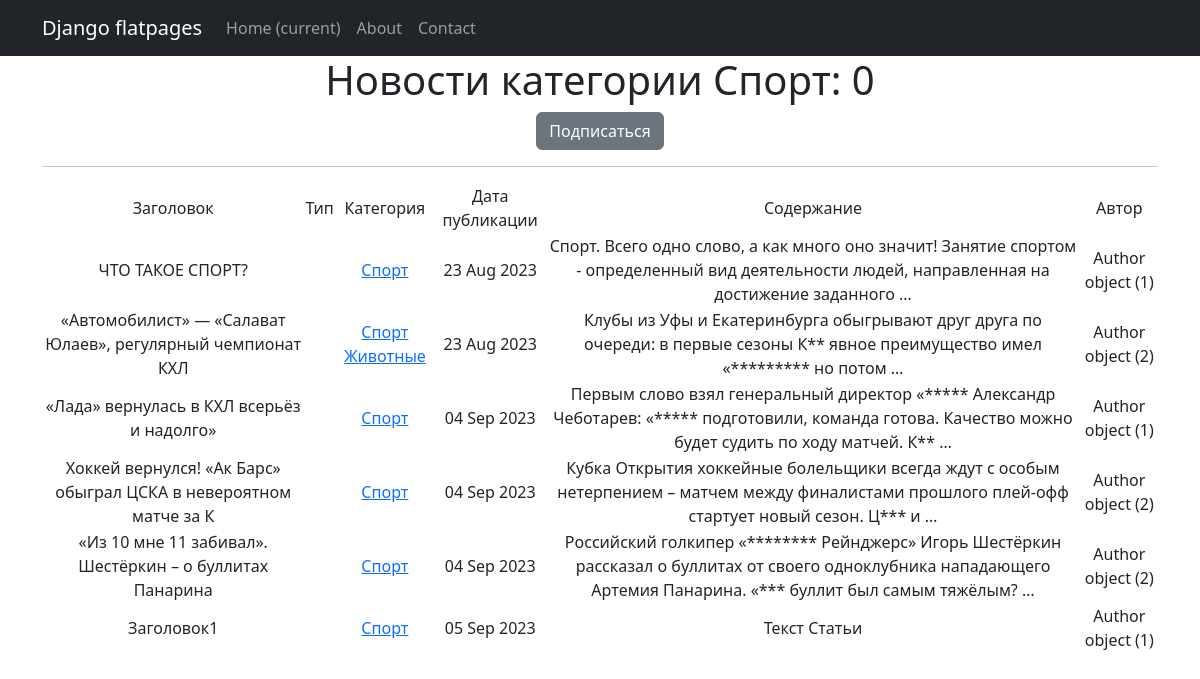
Page /news/categories/1 on the earlier database version.
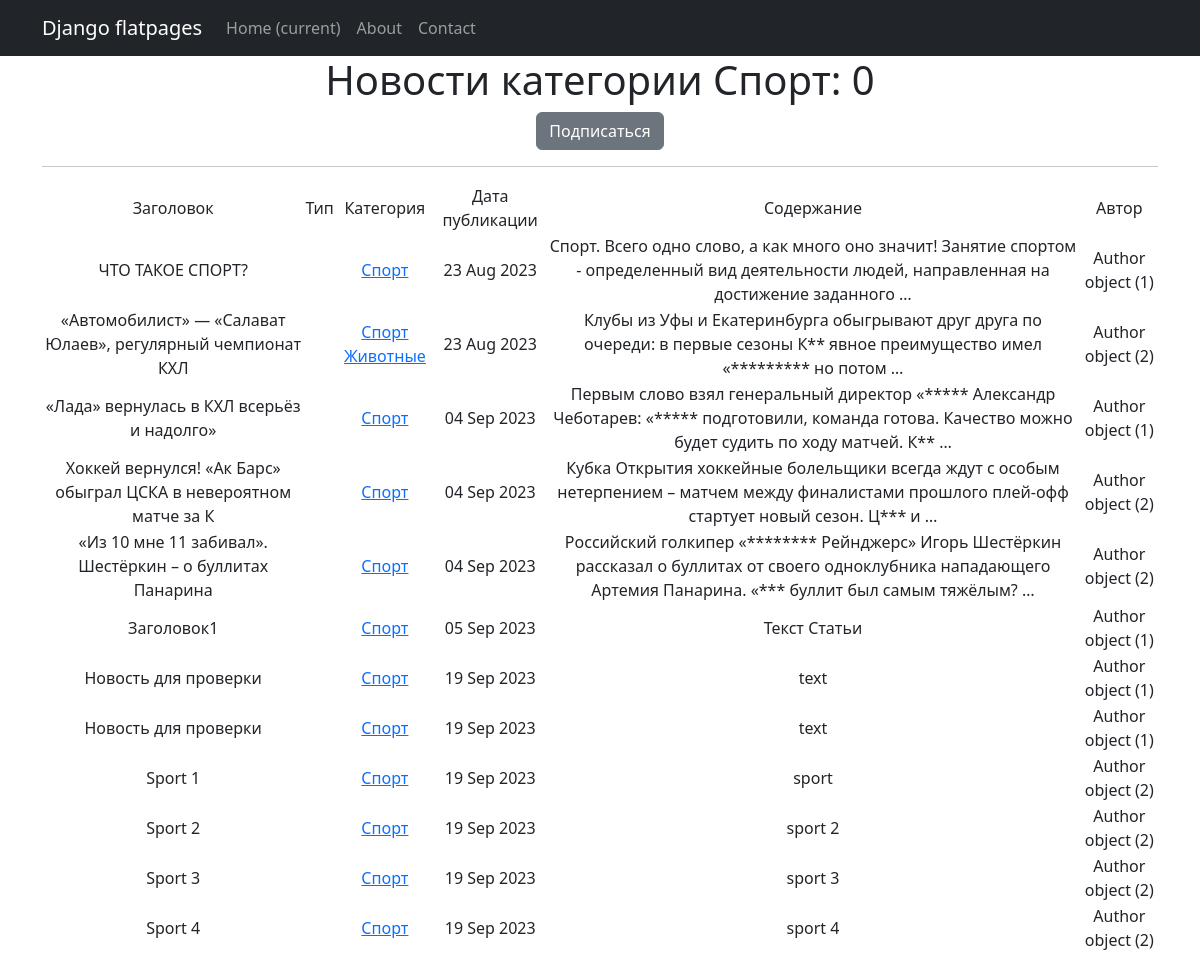
Same page on the later database version.
### news/models.py (models this page shows, shortened)
class Category(models.Model):
    name = models.CharField(max_length=64, unique=True)
    subscribers = models.ManyToManyField(User, blank=True)
    def __str__(self):
        return self.name.title()

class Post(models.Model):
    ARTICLE = 'AT'
    NEWS = 'NW'
    CHOICE = [(ARTICLE, 'Статья'), (NEWS, 'Новость')]
    author = models.ForeignKey(Author, on_delete=models.CASCADE)
    choice = models.CharField(max_length=2, choices=CHOICE,default=NEWS)
    data = models.DateField(auto_now_add=True)
    category = models.ManyToManyField(Category, through='PostCategory')
    header = models.CharField(max_length=64,)
    post_text = models.TextField(default='text')
    post_rating = models.IntegerField(default=0)

class Author(models.Model):
    user_author = models.OneToOneField(User, on_delete=models.CASCADE)
    user_rating = models.IntegerField(default=0)

### news/views.py (the view)
# urls.py: path('categories/<int:pk>', CategoryListView.as_view(), name='category'),
class CategoryListView(ListView):
    model = Post
    template_name = 'category.html'
    context_object_name = 'category_news'
    def get_queryset(self):
        self.category = get_object_or_404(Category, id=self.kwargs['pk'])
        queryset = Post.objects.filter(category=self.category)
        return queryset
    def get_context_data(self, **kwargs):
        context = super().get_context_data(**kwargs)
        context['is_not_subscribers'] = self.request.user not in self.category.subscribers.all()
        context['category'] = self.category
        return context

### news/templatetags/custom_filters.py (called while the page is built)
@register.filter()
def censor(value):
    if not isinstance(value, str):
        raise ValueError('Фильтр только для строк')
    words = value.split()
    for i, word in enumerate(words):
        if word[1:].islower():
            pass
        else:
            words[i] = word[0] + '*' * len(word[1:])
    return ' '.join(words)

### templates/category.html (shortened to what this page needs)
{% extends 'flatpages/default.html' %}
{% load custom_filters %}
{% load custom_tags %}
{% block content %}
    <h1> Новости категории {{ category }}: {{ posts|length }} </h1>
        {% if is_not_subscribers %}
            <p class="text-center"><a href="{% url 'subscribe' category.id %}" class="btn btn-secondary btn-sn">Подписаться</a> </p>
        {% endif %}
    <hr>
    {% if category %}
        <table>
            <tr>
                <td> Заголовок </td>
                <td> Тип </td>
                <td> Категория </td>
                <td> Дата публикации </td>
                <td> Содержание </td>
                <td> Автор </td>
            </tr>
            {% for one_news in category_news %}
            <tr>
                <td> {{ one_news.header }} </td>
                <td>
                </td>
                <td>
                    {% for category in one_news.category.all %}
                        <a href="{% url 'category' category.id %}">{{ category }}</a>
                    {% endfor %}
                </td>
                <td> {{ one_news.data|date:'d M Y' }} </td>
                <td> {{ one_news.post_text|truncatewords:20|censor }} </td>
                <td> {{ one_news.author }} </td>
            </tr>
            {% endfor %}
        </table>
    {% else %}
        <h2> Новостей в категории {{ category }} на сегодня нет </h2>
    {% endif %}
{% endblock content %}

### templates/flatpages/default.html (shortened to what this page needs)
<!DOCTYPE html>
<html lang="en">
{% load static %}
    <head>
       <link href="{% static 'css/styles.css' %}" rel="stylesheet" />
    </head>
    <body>
        <nav class="navbar navbar-expand-lg navbar-dark bg-dark static-top">
   <div class="container">
       <a class="navbar-brand" href="#">Django flatpages</a>
       <div class="collapse navbar-collapse" id="navbarResponsive">
           <ul class="navbar-nav ml-auto">
               <li class="nav-item active">
                   <a class="nav-link" href="#">Home
                       <span class="sr-only">(current)</span>
                   </a>
               </li>
               <li class="nav-item">
                   <a class="nav-link" href="/about/">About</a>
               </li>
               <li class="nav-item">
                   <a class="nav-link" href="/contacts/">Contact</a>
               </li>
           </ul>
       </div>
   </div>
</nav>
    <div class="container">
        <div class="row">
            <div class="col-lg-12 text-center">
                {% block content %}{% endblock content %}
            </div>
        </div>
    </div>
    </body>
</html>

Differences in the rows shown:
added Post: header "Новость для проверки", data "19 Sep 2023", post_text|censor "text", author "Author object (1)", Category (name "Спорт")
added Post: header "Новость для проверки", data "19 Sep 2023", post_text|censor "text", author "Author object (1)", Category (name "Спорт")
added Post: header "Sport 1", data "19 Sep 2023", post_text|censor "sport", author "Author object (2)", Category (name "Спорт")
added Post: header "Sport 2", data "19 Sep 2023", post_text|censor "sport 2", author "Author object (2)", Category (name "Спорт")
added Post: header "Sport 3", data "19 Sep 2023", post_text|censor "sport 3", author "Author object (2)", Category (name "Спорт")
added Post: header "Sport 4", data "19 Sep 2023", post_text|censor "sport 4", author "Author object (2)", Category (name "Спорт")
